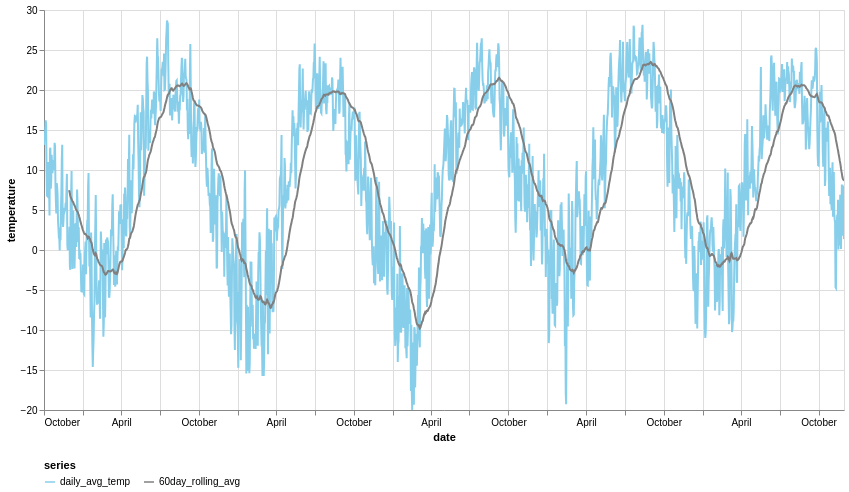

Notebook source saved alongside this figure:
### Code cell
import altair as alt
(
    daily_avg_temperature_lf
    .select(
        'date',
        'daily_avg_temp',
        pl.col('daily_avg_temp').rolling_mean(60).alias('60day_rolling_avg')
    )
    .collect()
    .unpivot(
        index='date',
        on=['daily_avg_temp', '60day_rolling_avg'],
        variable_name='series',
        value_name='temperature',
    )
    .plot.line(
        x='date:T',
        y='temperature:Q',
        color=alt.Color(
            'series:N',
            scale=alt.Scale(
                domain=['daily_avg_temp', '60day_rolling_avg'],
                range=['skyblue', 'gray'],
            ),
            legend=alt.Legend(orient='bottom'),
        ),
    )
    .properties(width=800, height=400).interactive()
)

### Figure 1 — Vega-Lite specification as saved in the notebook (floating-point values rounded to 4 significant figures; data arrays with more than 128 entries replaced by an {"elided": "..."} marker saying what was removed)
{"config": {"view": {"continuousWidth": 300, "continuousHeight": 300}}, "data": {"name": "data-4a1b54f7444dbe4ecfeb181f5a008abb"}, "mark": {"type": "line", "tooltip": true}, "encoding": {"color": {"field": "series", "legend": {"orient": "bottom"}, "scale": {"domain": ["daily_avg_temp", "60day_rolling_avg"], "range": ["skyblue", "gray"]}, "type": "nominal"}, "x": {"field": "date", "type": "temporal"}, "y": {"field": "temperature", "type": "quantitative"}}, "height": 400, "params": [{"name": "param_1e9efca18e7a2868", "select": {"type": "interval", "encodings": ["x", "y"]}, "bind": "scales"}], "width": 800, "$schema": "https://vega.github.io/schema/vega-lite/v6.4.1.json", "datasets": {"data-4a1b54f7444dbe4ecfeb181f5a008abb": {"elided": "3774 records"}}}
